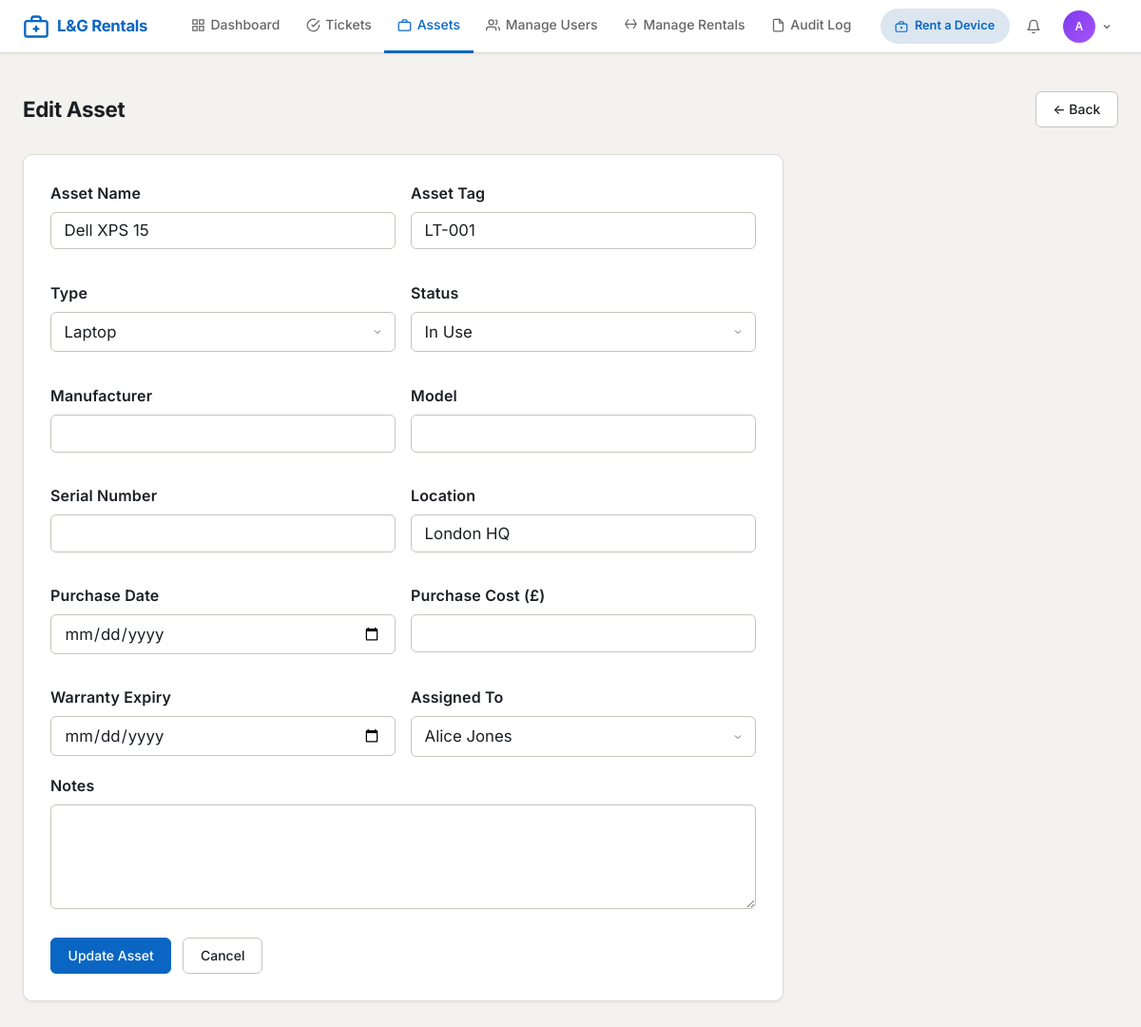
Screenshot of /assets/1/edit (signed in) with the database file from the repository.
### app/models/__init__.py (models this page shows, shortened)
class User(UserMixin, db.Model):
    __tablename__ = 'users'
    id = db.Column(db.Integer, primary_key=True)
    username = db.Column(db.String(64), unique=True, nullable=False, index=True)
    email = db.Column(db.String(120), unique=True, nullable=False, index=True)
    password_hash = db.Column(db.String(256), nullable=False)
    role = db.Column(db.String(20), nullable=False, default='user')
    is_active = db.Column(db.Boolean, default=True, nullable=False)
    full_name = db.Column(db.String(120), nullable=False)
    department = db.Column(db.String(80))
    phone = db.Column(db.String(20))
    failed_login_count = db.Column(db.Integer, default=0, nullable=False)
    locked_until = db.Column(db.DateTime, nullable=True)
    created_at = db.Column(db.DateTime, default=datetime.utcnow, nullable=False)
    updated_at = db.Column(db.DateTime, default=datetime.utcnow, onupdate=datetime.utcnow)
    last_login = db.Column(db.DateTime, nullable=True)
    raised_tickets = db.relationship('Ticket', foreign_keys='Ticket.raised_by_id', backref='raised_by', lazy='dynamic')
    assigned_tickets = db.relationship('Ticket', foreign_keys='Ticket.assigned_to_id', backref='assigned_to', lazy='dynamic')
    assigned_assets = db.relationship('Asset', foreign_keys='Asset.assigned_to_id', backref='assigned_to', lazy='dynamic')
    comments = db.relationship('Comment', backref='author', lazy='dynamic')
    audit_logs = db.relationship('AuditLog', backref='user', lazy='dynamic')
    @property
    def is_admin(self):
        return self.role == 'admin'

class Asset(db.Model):
    __tablename__ = 'assets'
    STATUS_CHOICES = ['Available', 'In Use', 'Under Repair', 'Decommissioned', 'Lost']
    TYPE_CHOICES = ['Laptop', 'Desktop', 'Server', 'Monitor', 'Mobile',
                    'Printer', 'Switch', 'Software Licence', 'Peripheral', 'Other']
    id = db.Column(db.Integer, primary_key=True)
    name = db.Column(db.String(120), nullable=False)
    asset_tag = db.Column(db.String(50), unique=True, nullable=False, index=True)
    asset_type = db.Column(db.String(50), nullable=False)
    manufacturer = db.Column(db.String(80))
    model = db.Column(db.String(80))
    serial_number = db.Column(db.String(100), unique=True)
    status = db.Column(db.String(30), nullable=False, default='Available')
    purchase_date = db.Column(db.Date)
    purchase_cost = db.Column(db.Numeric(10, 2))
    warranty_expiry = db.Column(db.Date)
    location = db.Column(db.String(100))
    notes = db.Column(db.Text)
    assigned_to_id = db.Column(db.Integer, db.ForeignKey('users.id'), nullable=True)
    created_at = db.Column(db.DateTime, default=datetime.utcnow, nullable=False)
    updated_at = db.Column(db.DateTime, default=datetime.utcnow, onupdate=datetime.utcnow)
    tickets = db.relationship('Ticket', backref='related_asset', lazy='dynamic')

### app/routes/assets.py (the view, shortened to what this page needs)
@assets_bp.route('/<int:asset_id>/edit', methods=['GET', 'POST'])
@login_required
@admin_required
def edit_asset(asset_id):
    asset = Asset.query.get_or_404(asset_id)
    form = AssetForm(obj=asset)
    if asset.assigned_to_id:
        form.assigned_to_id.data = asset.assigned_to_id
    return render_template('assets/form.html', form=form, title='Edit Asset', asset=asset)

### app/utils/security.py (called while the page is built, shortened)
def admin_required(f):
    @wraps(f)
    def decorated_function(*args, **kwargs):
        if not current_user.is_authenticated:
            abort(401)
        return f(*args, **kwargs)
    return decorated_function

def apply_security_headers(response):
    response.headers['X-Content-Type-Options'] = 'nosniff'
    response.headers['X-Frame-Options'] = 'DENY'
    response.headers['X-XSS-Protection'] = '1; mode=block'
    response.headers['Referrer-Policy'] = 'strict-origin-when-cross-origin'
    csp_directives = current_app.config.get('CSP_DIRECTIVES', {})
    if csp_directives:
        csp_string = '; '.join(
            f"{key} {value}" for key, value in csp_directives.items()
        )
        response.headers['Content-Security-Policy'] = csp_string
    if not current_app.debug:
        response.headers['Strict-Transport-Security'] = \
            'max-age=31536000; includeSubDomains'
    response.headers['Permissions-Policy'] = \
        'camera=(), microphone=(), geolocation=()'
    return response

### app/templates/assets/form.html (shortened to what this page needs)
{% extends "base.html" %}
{% block content %}
<div class="page-header">
    <h1 class="page-title">{{ title }}</h1>
    <a href="{{ url_for('assets.list_assets') }}" class="btn btn-outline">← Back</a>
</div>
<div class="form-card" style="max-width:800px;">
    <form method="POST">
        <div class="form-grid-2">
            <div class="form-group">{{ form.name.label }}{{ form.name() }}{% for e in form.name.errors %}<div class="field-error">{{e}}</div>{% endfor %}</div>
            <div class="form-group">{{ form.asset_tag.label }}{{ form.asset_tag() }}{% for e in form.asset_tag.errors %}<div class="field-error">{{e}}</div>{% endfor %}</div>
            <div class="form-group">{{ form.asset_type.label }}{{ form.asset_type() }}{% for e in form.asset_type.errors %}<div class="field-error">{{e}}</div>{% endfor %}</div>
            <div class="form-group">{{ form.status.label }}{{ form.status() }}</div>
            <div class="form-group">{{ form.manufacturer.label }}{{ form.manufacturer() }}</div>
            <div class="form-group">{{ form.model.label }}{{ form.model() }}</div>
            <div class="form-group">{{ form.serial_number.label }}{{ form.serial_number() }}{% for e in form.serial_number.errors %}<div class="field-error">{{e}}</div>{% endfor %}</div>
            <div class="form-group">{{ form.location.label }}{{ form.location() }}</div>
            <div class="form-group">{{ form.purchase_date.label }}{{ form.purchase_date() }}</div>
            <div class="form-group">{{ form.purchase_cost.label }}{{ form.purchase_cost() }}</div>
            <div class="form-group">{{ form.warranty_expiry.label }}{{ form.warranty_expiry() }}</div>
            <div class="form-group">{{ form.assigned_to_id.label }}{{ form.assigned_to_id() }}</div>
        </div>
        <div class="form-group">{{ form.notes.label }}{{ form.notes() }}</div>
        <div class="form-actions">
            <button type="submit" class="btn btn-primary">{{ 'Update Asset' if asset else 'Add Asset' }}</button>
            <a href="{{ url_for('assets.list_assets') }}" class="btn btn-outline">Cancel</a>
        </div>
    </form>
</div>
{% endblock %}

### app/templates/base.html (shortened to what this page needs)
<!DOCTYPE html>
<html lang="en">
<head>
    <link rel="stylesheet" href="{{ url_for('static', filename='css/main.css') }}">
</head>
<body>
{% if current_user.is_authenticated %}
<nav class="navbar">
    <a href="{{ url_for('main.dashboard') }}" class="nav-brand">
        <svg viewBox="0 0 24 24" fill="none" stroke="currentColor" stroke-width="2" stroke-linecap="round" stroke-linejoin="round">
            <rect x="2" y="7" width="20" height="14" rx="2"/><path d="M16 7V5a2 2 0 0 0-2-2h-4a2 2 0 0 0-2 2v2"/><line x1="12" y1="12" x2="12" y2="16"/><line x1="10" y1="14" x2="14" y2="14"/>
        </svg>
        L&G Rentals
    </a>
    <ul class="nav-links">
        <li>
            <a href="{{ url_for('main.dashboard') }}" class="{% if request.endpoint == 'main.dashboard' %}active{% endif %}">
                <svg width="15" height="15" viewBox="0 0 24 24" fill="none" stroke="currentColor" stroke-width="2"><rect x="3" y="3" width="7" height="7"/><rect x="14" y="3" width="7" height="7"/><rect x="14" y="14" width="7" height="7"/><rect x="3" y="14" width="7" height="7"/></svg>
                Dashboard
            </a>
        </li>
        {% if current_user.is_admin %}
        <li>
            <a href="{{ url_for('tickets.list_tickets') }}" class="{% if 'tickets' in request.endpoint %}active{% endif %}">
                <svg width="15" height="15" viewBox="0 0 24 24" fill="none" stroke="currentColor" stroke-width="2"><path d="M22 11.08V12a10 10 0 1 1-5.93-9.14"/><polyline points="22 4 12 14.01 9 11.01"/></svg>
                Tickets
            </a>
        </li>
        <li>
            <a href="{{ url_for('assets.list_assets') }}" class="{% if 'assets' in request.endpoint %}active{% endif %}">
                <svg width="15" height="15" viewBox="0 0 24 24" fill="none" stroke="currentColor" stroke-width="2"><rect x="2" y="7" width="20" height="14" rx="2"/><path d="M16 7V5a2 2 0 0 0-2-2h-4a2 2 0 0 0-2 2v2"/></svg>
                Assets
            </a>
        </li>
        <li>
            <a href="{{ url_for('admin.list_users') }}" class="{% if 'admin' in request.endpoint %}active{% endif %}">
                <svg width="15" height="15" viewBox="0 0 24 24" fill="none" stroke="currentColor" stroke-width="2"><path d="M17 21v-2a4 4 0 0 0-4-4H5a4 4 0 0 0-4 4v2"/><circle cx="9" cy="7" r="4"/><path d="M23 21v-2a4 4 0 0 0-3-3.87M16 3.13a4 4 0 0 1 0 7.75"/></svg>
                Manage Users
            </a>
        </li>
        <li>
            <a href="{{ url_for('rentals.admin_rentals') }}" class="{% if 'rentals' in request.endpoint and current_user.is_admin %}active{% endif %}">
                <svg width="15" height="15" viewBox="0 0 24 24" fill="none" stroke="currentColor" stroke-width="2"><path d="M21 10H3M16 2l5 8-5 8M8 2L3 10l5 8"/></svg>
                Manage Rentals
            </a>
        </li>
        <li>
            <a href="{{ url_for('admin.audit_log') }}" class="{% if request.endpoint == 'admin.audit_log' %}active{% endif %}">
                <svg width="15" height="15" viewBox="0 0 24 24" fill="none" stroke="currentColor" stroke-width="2"><path d="M14 2H6a2 2 0 0 0-2 2v16a2 2 0 0 0 2 2h12a2 2 0 0 0 2-2V8z"/><polyline points="14 2 14 8 20 8"/></svg>
                Audit Log
            </a>
        </li>
        {% endif %}
    </ul>
    <div class="nav-right">
        <a href="{{ url_for('rentals.catalog') }}"
           class="nav-rent-btn {% if 'rentals' in request.endpoint %}nav-rent-btn-active{% endif %}">
            <svg width="14" height="14" viewBox="0 0 24 24" fill="none" stroke="currentColor" stroke-width="2">
                <rect x="2" y="7" width="20" height="14" rx="2"/><path d="M16 7V5a2 2 0 0 0-2-2h-4a2 2 0 0 0-2 2v2"/><line x1="12" y1="12" x2="12" y2="16"/><line x1="10" y1="14" x2="14" y2="14"/>
            </svg>
            Rent a Device
        </a>
        <div class="nav-notif" id="notifDropdown">
            <button class="nav-notif-btn" id="notifBtn" type="button" aria-haspopup="true" aria-expanded="false">
                <svg width="16" height="16" viewBox="0 0 24 24" fill="none" stroke="currentColor" stroke-width="2" stroke-linecap="round" stroke-linejoin="round">
                    <path d="M18 8A6 6 0 0 0 6 8c0 7-3 9-3 9h18s-3-2-3-9"/>
                    <path d="M13.73 21a2 2 0 0 1-3.46 0"/>
                </svg>
            </button>
        </div>
        <div class="nav-user-dropdown" id="userDropdown">
            <button class="nav-avatar-btn" id="userAvatarBtn" type="button" aria-haspopup="true" aria-expanded="false">
                {% set parts = current_user.full_name.split() %}
                <div class="user-avatar {% if current_user.is_admin %}avatar-admin{% elif current_user.is_guest %}avatar-guest{% else %}avatar-user{% endif %}">
                    {{ parts[0][0]|upper }}{% if parts|length > 1 %}{{ parts[-1][0]|upper }}{% endif %}
                </div>
                <svg width="12" height="12" viewBox="0 0 24 24" fill="none" stroke="currentColor" stroke-width="2.5"><path d="M6 9l6 6 6-6"/></svg>
            </button>
        </div>
    </div>
</nav>
{% endif %}
{% block flash %}
<div class="flash-container">
</div>
{% endblock %}
<main class="{% block main_class %}main-content{% endblock %}">
    {% block content %}{% endblock %}
</main>
</body>
</html>

### rows the page displays
User: full_name "A"
Asset: name "Dell XPS 15", asset_tag "LT-001", asset_type "Laptop", status "In Use", location "London HQ", assigned_to_id "Alice Jones"

### other values shown
{{ title }} "Edit Asset"
{{ 'Update Asset' if asset else 'Add Asset' }} "Update Asset"
